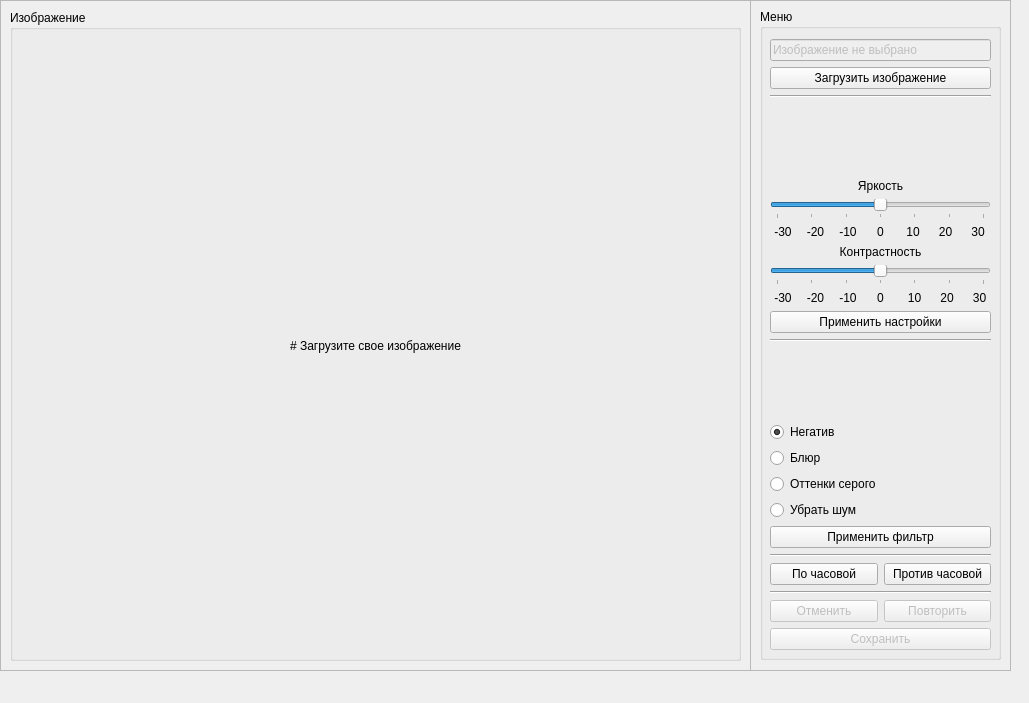
<?xml version="1.0" encoding="UTF-8"?>
<ui version="4.0">
 <class>MainWindow</class>
 <widget class="QMainWindow" name="MainWindow">
  <property name="geometry">
   <rect>
    <x>0</x>
    <y>0</y>
    <width>1029</width>
    <height>703</height>
   </rect>
  </property>
  <property name="windowTitle">
   <string>MainWindow</string>
  </property>
  <widget class="QWidget" name="centralwidget">
   <widget class="QFrame" name="imageFrame">
    <property name="geometry">
     <rect>
      <x>0</x>
      <y>0</y>
      <width>751</width>
      <height>671</height>
     </rect>
    </property>
    <property name="frameShape">
     <enum>QFrame::StyledPanel</enum>
    </property>
    <property name="frameShadow">
     <enum>QFrame::Raised</enum>
    </property>
    <widget class="QGroupBox" name="groupBox">
     <property name="geometry">
      <rect>
       <x>10</x>
       <y>10</y>
       <width>731</width>
       <height>651</height>
      </rect>
     </property>
     <property name="title">
      <string>Изображение</string>
     </property>
     <widget class="QLabel" name="imagePlace">
      <property name="geometry">
       <rect>
        <x>10</x>
        <y>30</y>
        <width>711</width>
        <height>611</height>
       </rect>
      </property>
      <property name="text">
       <string># Загрузите свое изображение</string>
      </property>
      <property name="textFormat">
       <enum>Qt::MarkdownText</enum>
      </property>
      <property name="alignment">
       <set>Qt::AlignCenter</set>
      </property>
     </widget>
    </widget>
   </widget>
   <widget class="QFrame" name="menuFrame">
    <property name="geometry">
     <rect>
      <x>750</x>
      <y>0</y>
      <width>261</width>
      <height>671</height>
     </rect>
    </property>
    <property name="frameShape">
     <enum>QFrame::StyledPanel</enum>
    </property>
    <property name="frameShadow">
     <enum>QFrame::Raised</enum>
    </property>
    <widget class="QGroupBox" name="groupBox_2">
     <property name="geometry">
      <rect>
       <x>10</x>
       <y>9</y>
       <width>241</width>
       <height>651</height>
      </rect>
     </property>
     <property name="sizePolicy">
      <sizepolicy hsizetype="Maximum" vsizetype="Preferred">
       <horstretch>0</horstretch>
       <verstretch>0</verstretch>
      </sizepolicy>
     </property>
     <property name="title">
      <string>Меню</string>
     </property>
     <widget class="QWidget" name="verticalLayoutWidget">
      <property name="geometry">
       <rect>
        <x>10</x>
        <y>30</y>
        <width>221</width>
        <height>611</height>
       </rect>
      </property>
      <layout class="QVBoxLayout" name="verticalLayout">
       <item>
        <widget class="QLineEdit" name="input_filename">
         <property name="enabled">
          <bool>false</bool>
         </property>
         <property name="text">
          <string>Изображение не выбрано</string>
         </property>
        </widget>
       </item>
       <item>
        <widget class="QPushButton" name="loadImageBtn">
         <property name="text">
          <string>Загрузить изображение</string>
         </property>
        </widget>
       </item>
       <item>
        <widget class="Line" name="line_3">
         <property name="orientation">
          <enum>Qt::Horizontal</enum>
         </property>
        </widget>
       </item>
       <item>
        <spacer name="verticalSpacer_2">
         <property name="orientation">
          <enum>Qt::Vertical</enum>
         </property>
         <property name="sizeHint" stdset="0">
          <size>
           <width>20</width>
           <height>40</height>
          </size>
         </property>
        </spacer>
       </item>
       <item>
        <widget class="QLabel" name="label">
         <property name="text">
          <string>Яркость</string>
         </property>
         <property name="alignment">
          <set>Qt::AlignCenter</set>
         </property>
        </widget>
       </item>
       <item>
        <widget class="QSlider" name="scrollBrightness">
         <property name="minimum">
          <number>-30</number>
         </property>
         <property name="maximum">
          <number>30</number>
         </property>
         <property name="singleStep">
          <number>5</number>
         </property>
         <property name="orientation">
          <enum>Qt::Horizontal</enum>
         </property>
         <property name="tickPosition">
          <enum>QSlider::TicksBelow</enum>
         </property>
         <property name="tickInterval">
          <number>10</number>
         </property>
        </widget>
       </item>
       <item>
        <layout class="QHBoxLayout" name="horizontalLayout_5">
         <item>
          <widget class="QLabel" name="label_10">
           <property name="text">
            <string>-30</string>
           </property>
           <property name="alignment">
            <set>Qt::AlignCenter</set>
           </property>
          </widget>
         </item>
         <item>
          <widget class="QLabel" name="label_11">
           <property name="text">
            <string>-20</string>
           </property>
           <property name="alignment">
            <set>Qt::AlignCenter</set>
           </property>
          </widget>
         </item>
         <item>
          <widget class="QLabel" name="label_12">
           <property name="text">
            <string>-10</string>
           </property>
           <property name="alignment">
            <set>Qt::AlignCenter</set>
           </property>
          </widget>
         </item>
         <item>
          <widget class="QLabel" name="label_13">
           <property name="text">
            <string>0</string>
           </property>
           <property name="alignment">
            <set>Qt::AlignCenter</set>
           </property>
          </widget>
         </item>
         <item>
          <widget class="QLabel" name="label_14">
           <property name="text">
            <string>10</string>
           </property>
           <property name="alignment">
            <set>Qt::AlignCenter</set>
           </property>
          </widget>
         </item>
         <item>
          <widget class="QLabel" name="label_15">
           <property name="text">
            <string>20</string>
           </property>
           <property name="alignment">
            <set>Qt::AlignCenter</set>
           </property>
          </widget>
         </item>
         <item>
          <widget class="QLabel" name="label_16">
           <property name="text">
            <string>30</string>
           </property>
           <property name="alignment">
            <set>Qt::AlignCenter</set>
           </property>
          </widget>
         </item>
        </layout>
       </item>
       <item>
        <widget class="QLabel" name="label_2">
         <property name="text">
          <string>Контрастность</string>
         </property>
         <property name="alignment">
          <set>Qt::AlignCenter</set>
         </property>
        </widget>
       </item>
       <item>
        <widget class="QSlider" name="scrollContrast">
         <property name="tabletTracking">
          <bool>false</bool>
         </property>
         <property name="minimum">
          <number>-30</number>
         </property>
         <property name="maximum">
          <number>30</number>
         </property>
         <property name="singleStep">
          <number>5</number>
         </property>
         <property name="tracking">
          <bool>true</bool>
         </property>
         <property name="orientation">
          <enum>Qt::Horizontal</enum>
         </property>
         <property name="invertedAppearance">
          <bool>false</bool>
         </property>
         <property name="invertedControls">
          <bool>false</bool>
         </property>
         <property name="tickPosition">
          <enum>QSlider::TicksBelow</enum>
         </property>
         <property name="tickInterval">
          <number>10</number>
         </property>
        </widget>
       </item>
       <item>
        <layout class="QHBoxLayout" name="horizontalLayout_4">
         <item>
          <widget class="QLabel" name="label_4">
           <property name="text">
            <string>-30</string>
           </property>
           <property name="alignment">
            <set>Qt::AlignCenter</set>
           </property>
          </widget>
         </item>
         <item>
          <widget class="QLabel" name="label_3">
           <property name="text">
            <string>-20</string>
           </property>
           <property name="alignment">
            <set>Qt::AlignCenter</set>
           </property>
          </widget>
         </item>
         <item>
          <widget class="QLabel" name="label_5">
           <property name="text">
            <string>-10</string>
           </property>
           <property name="alignment">
            <set>Qt::AlignCenter</set>
           </property>
          </widget>
         </item>
         <item>
          <widget class="QLabel" name="label_6">
           <property name="text">
            <string>0</string>
           </property>
           <property name="alignment">
            <set>Qt::AlignCenter</set>
           </property>
          </widget>
         </item>
         <item>
          <widget class="QLabel" name="label_7">
           <property name="text">
            <string> 10</string>
           </property>
           <property name="alignment">
            <set>Qt::AlignCenter</set>
           </property>
          </widget>
         </item>
         <item>
          <widget class="QLabel" name="label_8">
           <property name="text">
            <string> 20</string>
           </property>
           <property name="alignment">
            <set>Qt::AlignCenter</set>
           </property>
          </widget>
         </item>
         <item>
          <widget class="QLabel" name="label_9">
           <property name="text">
            <string> 30</string>
           </property>
           <property name="alignment">
            <set>Qt::AlignCenter</set>
           </property>
          </widget>
         </item>
        </layout>
       </item>
       <item>
        <widget class="QPushButton" name="settingsBtn">
         <property name="text">
          <string>Применить настройки</string>
         </property>
        </widget>
       </item>
       <item>
        <widget class="Line" name="line_2">
         <property name="orientation">
          <enum>Qt::Horizontal</enum>
         </property>
        </widget>
       </item>
       <item>
        <spacer name="verticalSpacer">
         <property name="orientation">
          <enum>Qt::Vertical</enum>
         </property>
         <property name="sizeHint" stdset="0">
          <size>
           <width>20</width>
           <height>40</height>
          </size>
         </property>
        </spacer>
       </item>
       <item>
        <widget class="QRadioButton" name="rb_neg">
         <property name="enabled">
          <bool>true</bool>
         </property>
         <property name="text">
          <string>Негатив</string>
         </property>
         <property name="checked">
          <bool>true</bool>
         </property>
         <attribute name="buttonGroup">
          <string notr="true">buttonGroup</string>
         </attribute>
        </widget>
       </item>
       <item>
        <widget class="QRadioButton" name="rb_blur">
         <property name="toolTipDuration">
          <number>-1</number>
         </property>
         <property name="text">
          <string>Блюр</string>
         </property>
         <property name="checked">
          <bool>false</bool>
         </property>
         <attribute name="buttonGroup">
          <string notr="true">buttonGroup</string>
         </attribute>
        </widget>
       </item>
       <item>
        <widget class="QRadioButton" name="rb_gray">
         <property name="text">
          <string>Оттенки серого</string>
         </property>
         <property name="checked">
          <bool>false</bool>
         </property>
         <attribute name="buttonGroup">
          <string notr="true">buttonGroup</string>
         </attribute>
        </widget>
       </item>
       <item>
        <widget class="QRadioButton" name="rb_noise">
         <property name="text">
          <string>Убрать шум</string>
         </property>
         <property name="checkable">
          <bool>true</bool>
         </property>
         <property name="checked">
          <bool>false</bool>
         </property>
         <property name="autoExclusive">
          <bool>true</bool>
         </property>
         <attribute name="buttonGroup">
          <string notr="true">buttonGroup</string>
         </attribute>
        </widget>
       </item>
       <item>
        <widget class="QPushButton" name="filterBtn">
         <property name="text">
          <string>Применить фильтр</string>
         </property>
        </widget>
       </item>
       <item>
        <widget class="Line" name="line_4">
         <property name="orientation">
          <enum>Qt::Horizontal</enum>
         </property>
        </widget>
       </item>
       <item>
        <layout class="QHBoxLayout" name="horizontalLayout_6">
         <item>
          <widget class="QPushButton" name="clockwiseBtn">
           <property name="text">
            <string>По часовой</string>
           </property>
          </widget>
         </item>
         <item>
          <widget class="QPushButton" name="counterclockwiseBtn">
           <property name="text">
            <string>Против часовой</string>
           </property>
          </widget>
         </item>
        </layout>
       </item>
       <item>
        <widget class="Line" name="line">
         <property name="orientation">
          <enum>Qt::Horizontal</enum>
         </property>
        </widget>
       </item>
       <item>
        <layout class="QHBoxLayout" name="horizontalLayout_3">
         <item>
          <widget class="QPushButton" name="backBtn">
           <property name="enabled">
            <bool>false</bool>
           </property>
           <property name="text">
            <string>Отменить</string>
           </property>
          </widget>
         </item>
         <item>
          <widget class="QPushButton" name="nextBtn">
           <property name="enabled">
            <bool>false</bool>
           </property>
           <property name="text">
            <string>Повторить</string>
           </property>
          </widget>
         </item>
        </layout>
       </item>
       <item>
        <widget class="QPushButton" name="saveBtn">
         <property name="enabled">
          <bool>false</bool>
         </property>
         <property name="text">
          <string>Сохранить</string>
         </property>
        </widget>
       </item>
      </layout>
     </widget>
    </widget>
   </widget>
  </widget>
  <widget class="QMenuBar" name="menubar">
   <property name="geometry">
    <rect>
     <x>0</x>
     <y>0</y>
     <width>1029</width>
     <height>25</height>
    </rect>
   </property>
  </widget>
 </widget>
 <resources/>
 <connections/>
 <buttongroups>
  <buttongroup name="buttonGroup"/>
 </buttongroups>
</ui>
